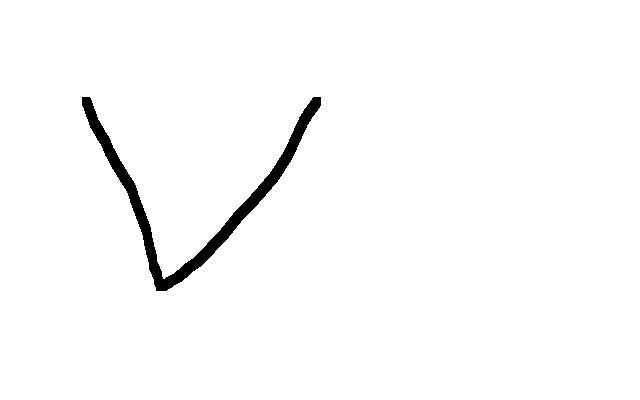
%> input picture characters/V1.GIF, 640 x 400 px
$ octave average.m   (GNU Octave 9; MATLAB toolbox functions it lacks are replaced by stand-ins)
%> lines starting %> are read from the running program, lines starting %| are printed output that depends on the picture; in (x1, y1, x2, y2) boxes, pixels count from 0 and x2, y2 are one past the last pixel; in counts of white or black regions, pixels touching at a corner belong together; the program's own positions count from 1
[f,map] = imread('characters/V1.GIF');
%> f: size 400x640 uint8; values 0 (black) and 1 (white), 98.1% white; 1 black region, box (x1, y1, x2, y2) and area: (82, 97, 321, 291) 4877
%> map = [0 0 0; 1 1 1]
z = fft2(double(f));
q = fftshift(z);
% twoFeature = [];
mag = abs(q);
logMag = log(mag+1);
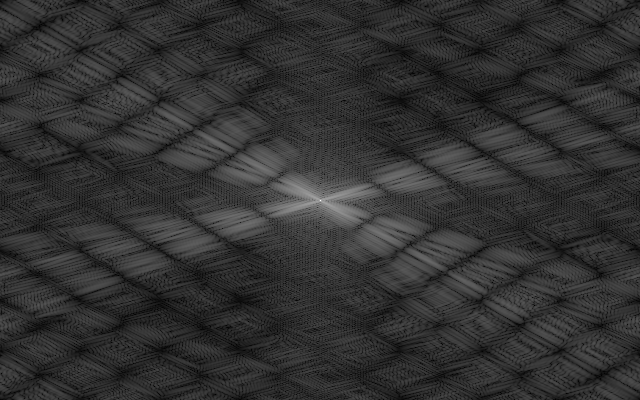
%> logMag: size 400x640 double; min 0.0233, max 12.43, mean 2.45; drawn with min black and max white
log1 = logMag;
figure
imagesc(logMag);
colorbar;
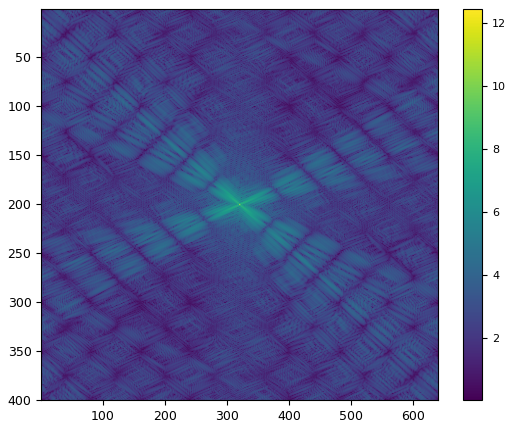
%> figure redrawn from the program's plot data
hold off;
for i =2:10
    string = {'characters/V';'.GIF'};
    file = strcat(string(1),int2str(i),string(2));
%     plotFourier(char(file));
%> (the run ends here)
